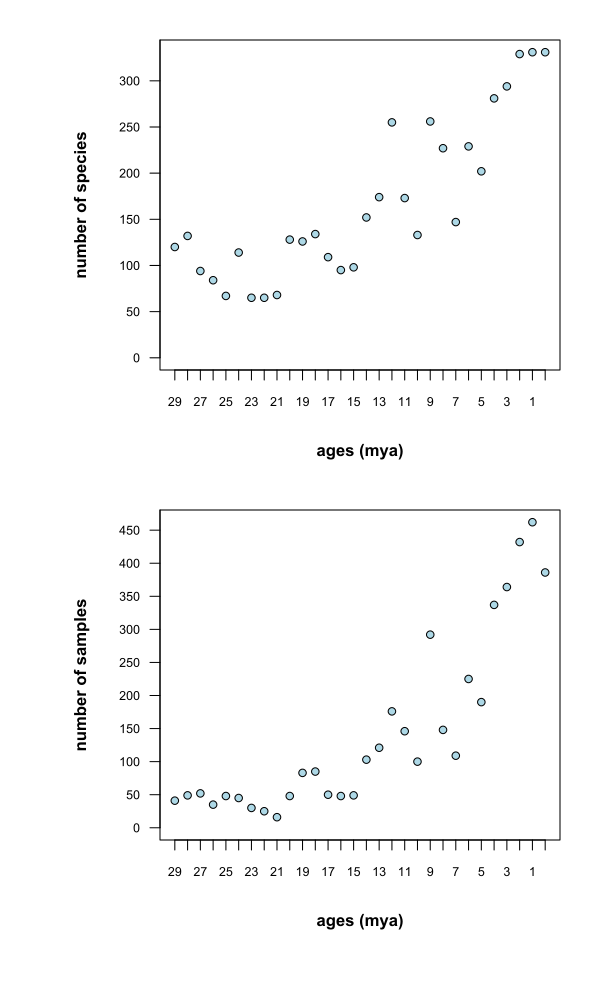

Reproduce this figure in R.
d <- read.table("/Users/singhal/seminars/Rcourse/Rweek6/diatomsF.txt",header=T,sep="\t")

minAge = 0
maxAge = 30
bin = 1

numBins <- (maxAge - minAge)/bin
ages <- rep(0,numBins)
for (i in 1:numBins) {
	ages[i] <- minAge + bin * (i - 1)
	}
numSpecies <- rep(0,length(ages))
numSamples <- rep(0,length(ages))
for (i in 1:length(ages)) {
	low <- ages[i]
	up <- ages[i]+bin
	numSpecies[i] <- length(unique(d[d$sample_age >= low & d$sample_age < up,  ]$species))
	numSamples[i] <- length(unique(d[d$sample_age >= low & d$sample_age < up,  ]$list))
	}
	
quartz.options(width=6, height=10, dpi=72);
plot.new();
par(oma=c(2,2,1,1));
par(mfcol=c(2, 1)); 

#plot 1 -- number of species
frame();
par(mar = c(6, 6, 1, 1));
plot.window(xlim = range(ages), ylim=c(0, max(numSpecies)));

points(x = ages, y = rev(numSpecies), pch=21, bg= 'lightblue')
axis(side=1, at= seq(minAge, max(ages), by=bin), labels=rev(ages), cex.axis=0.75);
axis(side=2, at=seq(0, 350, by=50), cex.axis=0.75 , las=1);
mtext(side = 1, text = 'ages (mya)', line=3.5, cex=1, font = 2 );
mtext(side = 2, text='number of species', line=3.5, cex=1, font=2);
box()

#plot 2 -- number of samples
frame();
par(mar = c(6, 6, 1, 1));
plot.window(xlim = range(ages), ylim=c(0, max(numSamples)));

points(x = ages, y = rev(numSamples), pch=21, bg= 'lightblue');
#	seq: gives a sequence of numbers
axis(side=1, at= seq(minAge, max(ages), by=bin), labels=rev(ages), cex.axis=0.75);
axis(side=2, at=seq(0, 500, by=50), cex.axis=0.75 , las=1);
mtext(side = 1, text = 'ages (mya)', line=3.5, cex=1, font =2 );
mtext(side = 2, text='number of samples', line=3.5, cex=1, font=2);
box()
